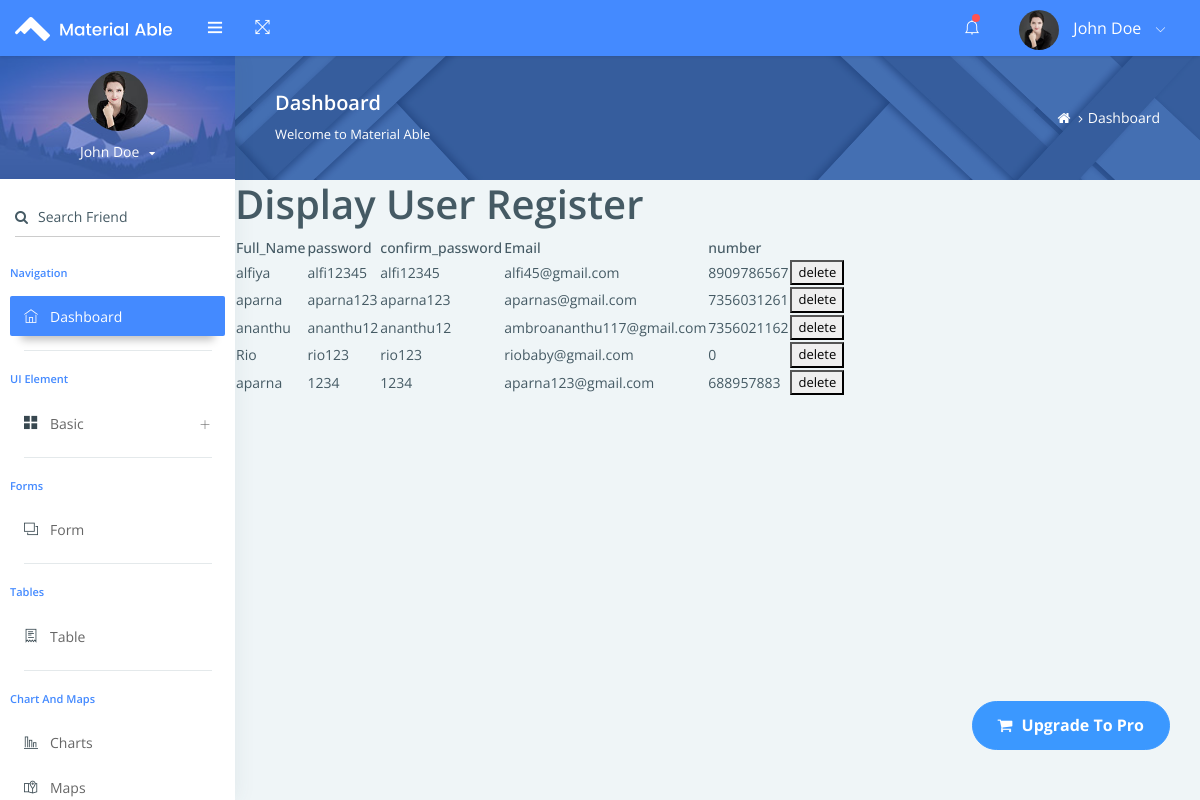
Page /jewelapp/display_register/ on the committed database.
### webapp/models.py (models this page shows)
class Register_db(models.Model):
    Full_Name= models.CharField(max_length=100, null=True, blank=True)
    password = models.CharField(max_length=100, null=True, blank=True)
    confirm_password= models.CharField(max_length=100, null=True, blank=True)
    Email = models.CharField(max_length=100, null=True, blank=True)
    number = models.IntegerField(null=True, blank=True)

### jewelapp/views.py (the view)
# urls.py: path('display_register/',views.display_register,name='display_register'),
def display_register(request):
    data=Register_db.objects.all()
    return render(request,"displayuser.html",{'data':data})

### jewelapp/templates/displayuser.html (shortened to what this page needs)
<!DOCTYPE html>
{% extends 'index.html' %}
{% block content %}
<html lang="en">
<head>
</head>
<body>
<h1> Display User Register</h1>
<table>
    <thead>
    <tr>
        <th> Full_Name</th>
        <th> password</th>
        <th> confirm_password</th>
        <th> Email</th>
        <th> number</th>
    </tr>
    {% for d in data %}
    <tr>
        <td>{{d.Full_Name}}</td>
        <td>{{d.password}}</td>
        <td>{{d.confirm_password}}</td>
        <td>{{d.Email}}</td>
        <td>{{d.number}}</td>
        <td><a href="{% url 'delete_register' user_id=d.id %} "><button>delete</button></a></td>
    </tr>
    {% endfor %}
    </thead>
</table>
</body>
</html>
{% endblock %}

### jewelapp/templates/index.html (shortened to what this page needs)
<!DOCTYPE html>
{% load static %}
<html lang="en">
<head>
    <link rel="stylesheet" href="{% static 'adm/assets/pages/waves/css/waves.min.css' %}" type="text/css" media="all">
    <link rel="stylesheet" type="text/css" href="{% static 'adm/assets/css/bootstrap/css/bootstrap.min.css' %}">
    <link rel="stylesheet" href="{% static 'adm/assets/pages/waves/css/waves.min.css' %}" type="text/css" media="all">
    <link rel="stylesheet" type="text/css" href="{% static 'adm/assets/icon/themify-icons/themify-icons.css' %}">
    <link rel="stylesheet" type="text/css" href="{% static 'adm/assets/css/font-awesome-n.min.css' %}">
    <link rel="stylesheet" type="text/css" href="{% static 'adm/assets/css/font-awesome.min.css' %}">
    <link rel="stylesheet" type="text/css" href="{% static 'adm/assets/css/jquery.mCustomScrollbar.css' %}">
    <link rel="stylesheet" type="text/css" href="{% static 'adm/assets/css/style.css' %}">
</head>
<body>
    <div id="pcoded" class="pcoded">
        <div class="pcoded-container navbar-wrapper">
            <nav class="navbar header-navbar pcoded-header">
                <div class="navbar-wrapper">
                    <div class="navbar-logo">
                        <a class="mobile-menu waves-effect waves-light" id="mobile-collapse" href="#!">
                            <i class="ti-menu"></i>
                        </a>
                        <a href="index.html">
                            <img class="img-fluid" src="{% static 'adm/assets/images/logo.png' %}" alt="Theme-Logo" />
                        </a>
                    </div>
                    <div class="navbar-container container-fluid">
                        <ul class="nav-left">
                            <li>
                                <a href="#!" onclick="javascript:toggleFullScreen()" class="waves-effect waves-light">
                                    <i class="ti-fullscreen"></i>
                                </a>
                            </li>
                        </ul>
                        <ul class="nav-right">
                            <li class="header-notification">
                                <a href="#!" class="waves-effect waves-light">
                                    <i class="ti-bell"></i>
                                    <span class="badge bg-c-red"></span>
                                </a>
                            </li>
                            <li class="user-profile header-notification">
                                <a href="#!" class="waves-effect waves-light">
                                    <img src="{% static 'adm/assets/images/avatar-4.jpg' %}" class="img-radius" alt="User-Profile-Image">
                                    <span>John Doe</span>
                                    <i class="ti-angle-down"></i>
                                </a>
                            </li>
                        </ul>
                    </div>
                </div>
            </nav>
            <div class="pcoded-main-container">
                <div class="pcoded-wrapper">
                    <nav class="pcoded-navbar">
                        <div class="pcoded-inner-navbar main-menu">
                            <div class="">
                                <div class="main-menu-header">
                                    <img class="img-80 img-radius" src="{% static 'adm/assets/images/avatar-4.jpg' %}" alt="User-Profile-Image">
                                    <div class="user-details">
                                        <span id="more-details">John Doe<i class="fa fa-caret-down"></i></span>
                                    </div>
                                </div>
                            </div>
                            <div class="p-15 p-b-0">
                                <form class="form-material">
                                    <div class="form-group form-primary">
                                        <input type="text" name="footer-email" class="form-control">
                                        <label class="float-label"><i class="fa fa-search m-r-10"></i>Search Friend</label>
                                    </div>
                                </form>
                            </div>
                            <div class="pcoded-navigation-label">Navigation</div>
                            <ul class="pcoded-item pcoded-left-item">
                                <li class="active">
                                    <a href="{% url 'new' %}" class="waves-effect waves-dark">
                                        <span class="pcoded-micon"><i class="ti-home"></i><b>D</b></span>
                                        <span class="pcoded-mtext">Dashboard</span>
                                    </a>
                                </li>
                            </ul>
                            <div class="pcoded-navigation-label">UI Element</div>
                            <ul class="pcoded-item pcoded-left-item">
                                <li class="pcoded-hasmenu">
                                    <a href="javascript:void(0)" class="waves-effect waves-dark">
                                        <span class="pcoded-micon"><i class="ti-layout-grid2-alt"></i><b>BC</b></span>
                                        <span class="pcoded-mtext">Basic</span>
                                    </a>
                                </li>
                            </ul>
                            <div class="pcoded-navigation-label">Forms</div>
                            <ul class="pcoded-item pcoded-left-item">
                                <li class="">
                                    <a href="form-elements-component.html" class="waves-effect waves-dark">
                                        <span class="pcoded-micon"><i class="ti-layers"></i><b>FC</b></span>
                                        <span class="pcoded-mtext">Form</span>
                                    </a>
                                </li>
                            </ul>
                            <div class="pcoded-navigation-label">Tables</div>
                            <ul class="pcoded-item pcoded-left-item">
                                <li class="">
                                    <a href="bs-basic-table.html" class="waves-effect waves-dark">
                                        <span class="pcoded-micon"><i class="ti-receipt"></i><b>B</b></span>
                                        <span class="pcoded-mtext">Table</span>
                                    </a>
                                </li>
                            </ul>
                            <div class="pcoded-navigation-label">Chart And Maps</div>
                            <ul class="pcoded-item pcoded-left-item">
                                <li class="">
                                    <a href="chart-morris.html" class="waves-effect waves-dark">
                                        <span class="pcoded-micon"><i class="ti-bar-chart-alt"></i><b>C</b></span>
                                        <span class="pcoded-mtext">Charts</span>
                                    </a>
                                </li>
                                <li class="">
                                    <a href="map-google.html" class="waves-effect waves-dark">
                                        <span class="pcoded-micon"><i class="ti-map-alt"></i><b>M</b></span>
                                        <span class="pcoded-mtext">Maps</span>
                                    </a>
                                </li>
                            </ul>
                        </div>
                    </nav>
                    <div class="pcoded-content">
                        <div class="page-header">
                            <div class="page-block">
                                <div class="row align-items-center">
                                    <div class="col-md-8">
                                        <div class="page-header-title">
                                            <h5 class="m-b-10">Dashboard</h5>
                                            <p class="m-b-0">Welcome to Material Able</p>
                                        </div>
                                    </div>
                                    <div class="col-md-4">
                                        <ul class="breadcrumb">
                                            <li class="breadcrumb-item">
                                                <a href="index.html"> <i class="fa fa-home"></i> </a>
                                            </li>
                                            <li class="breadcrumb-item"><a href="#!">Dashboard</a>
                                            </li>
                                        </ul>
                                    </div>
                                </div>
                            </div>
                        </div>
                        {% block content %}{% endblock %}
</body>
</html>

### rows in the picture
Register_db: Full_Name "alfiya", password "alfi12345", confirm_password "alfi12345", Email "alfi45@gmail.com", number "8909786567"
Register_db: Full_Name "aparna", password "aparna123", confirm_password "aparna123", Email "aparnas@gmail.com", number "7356031261"
Register_db: Full_Name "ananthu", password "ananthu12", confirm_password "ananthu12", Email "ambroananthu117@gmail.com", number "7356021162"
Register_db: Full_Name "Rio", password "rio123", confirm_password "rio123", Email "riobaby@gmail.com", number "0"
Register_db: Full_Name "aparna", password "1234", confirm_password "1234", Email "aparna123@gmail.com", number "688957883"
